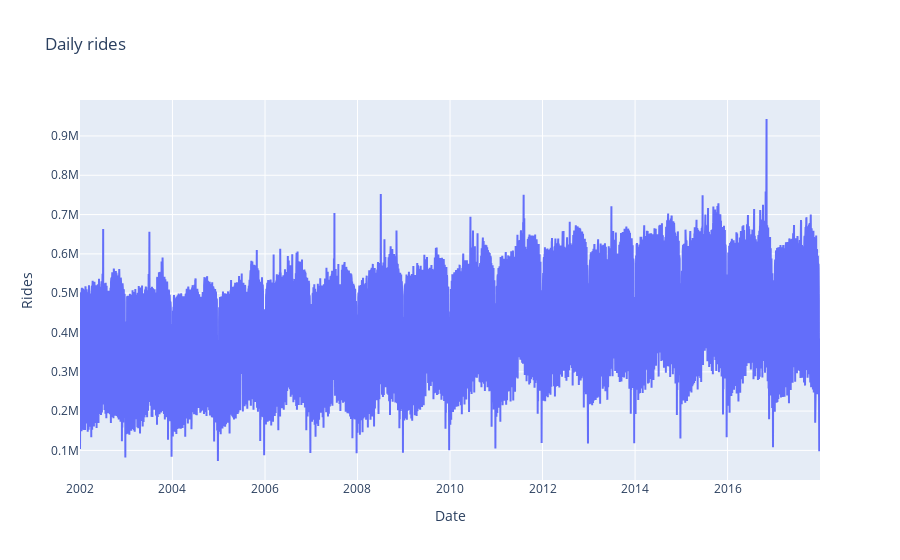

The notebook cell saved with this chart:
### Code cell
## Plotting interactive plotly plot to visualize the trend of overall rides over time. We can zoom into this plot and interact with it and explore it.  
data['date'] = pd.to_datetime(data['date'])
daily_rides = data.groupby([ 'date'], as_index=False)['rides'].sum()

daily_rides_sc = go.Scatter(x=daily_rides['date'], y=daily_rides['rides'])
layout = go.Layout(title='Daily rides', xaxis=dict(title='Date'), yaxis=dict(title='Rides'))
fig = go.Figure(data=[daily_rides_sc], layout=layout)
iplot(fig)

### Figure 1 — Plotly figure (JSON) as saved in the notebook; plotly's stock layout.template omitted (floating-point values rounded to 4 significant figures; data arrays with more than 128 entries replaced by an {"elided": "..."} marker saying what was removed)
{"data": [{"type": "scatter", "x": {"elided": "5844 str values"}, "y": {"elided": "5844 int values"}}], "layout": {"autosize": true, "title": {"text": "Daily rides"}, "xaxis": {"autorange": true, "range": ["2002-01-01", "2017-12-31"], "title": {"text": "Date"}, "type": "date"}, "yaxis": {"autorange": true, "range": [24680.0, 991500.0], "title": {"text": "Rides"}, "type": "linear"}}}
